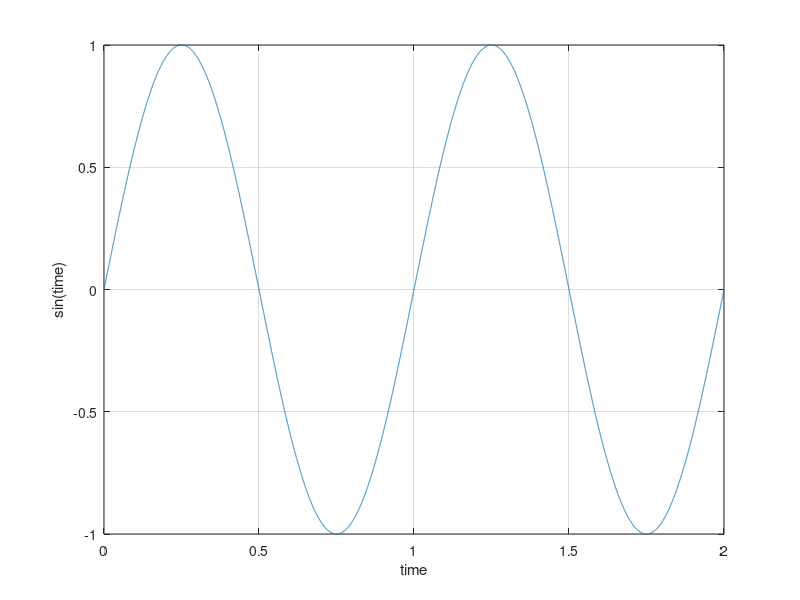

This chart was generated by the following MATLAB code:
%% define the x axis
% from time 0 to time 2
% with step increments of 0.0001
t = 0:0.0001:2

%% make the sine wave
% 2pi is a full period so that times two is two periods
y = sin(2*pi*t);

%plot the sine wave
plot(t,y);
xlabel('time');
ylabel('sin(time)');
grid on;
